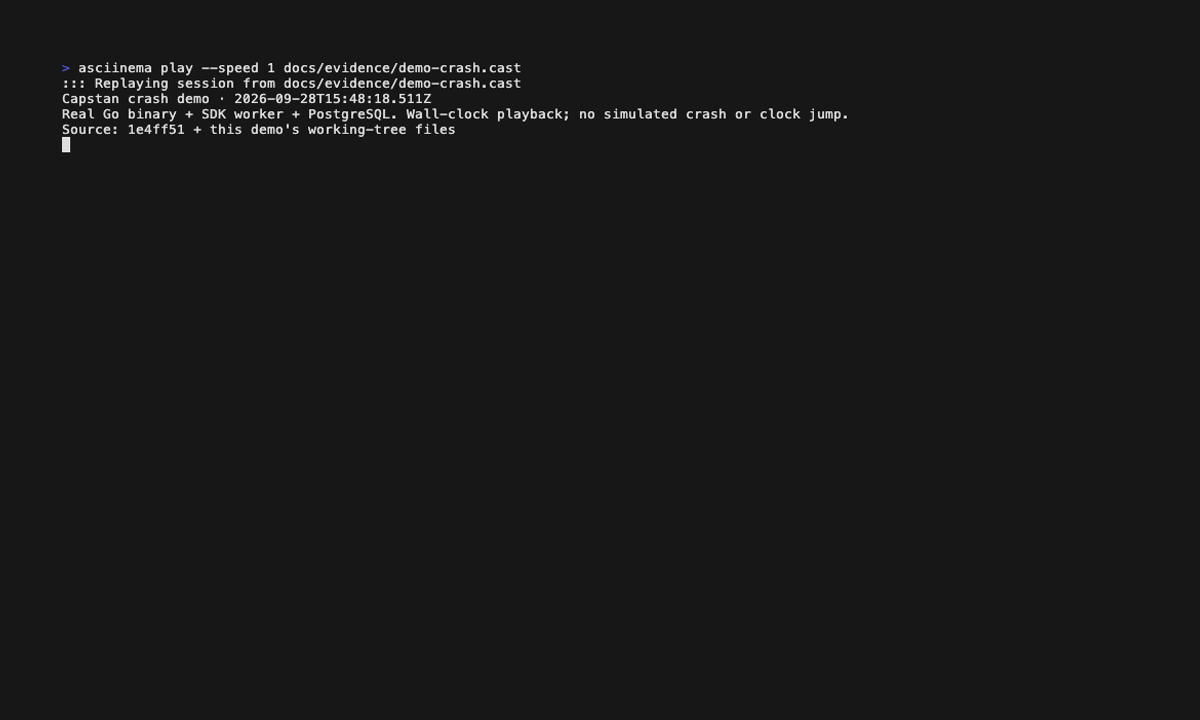
#> input picture docs/evidence/demo-crash.gif, 1200 x 720 px
$ python inspect-artifacts.py
#> lines starting #> are read from the running program, lines starting #| are printed output that depends on the picture
#!/usr/bin/env python3
"""Read-only checks of committed image, recording, and lab-count artifacts."""
from decimal import Decimal
import json
from pathlib import Path
import re

from PIL import Image

root = Path(__file__).resolve().parents[4]
evidence = root / 'docs/evidence'
output = {
    'scope': 'Artifact arithmetic and structure; this does not authenticate historical recordings or campaign counts.',
    'images': {},
    'recordings': {},
}
for path in sorted(evidence.glob('ui-*.png')):
    with Image.open(path) as picture:
        output['images'][path.name] = {
            'width': picture.width,
            'height': picture.height,
            'metadata_keys': sorted(picture.info),
        }
with Image.open(evidence / 'demo-crash.gif') as picture:
#> picture is the input picture: PIL image 1200x720 P; mean R, G, B 24.7, 24.7, 24.7
    milliseconds = 0
    for frame in range(picture.n_frames):
        picture.seek(frame)
        milliseconds += picture.info.get('duration', 0)
#> this loop made 446 passes
#> milliseconds on passes 1 to 3: 40, 80, 120
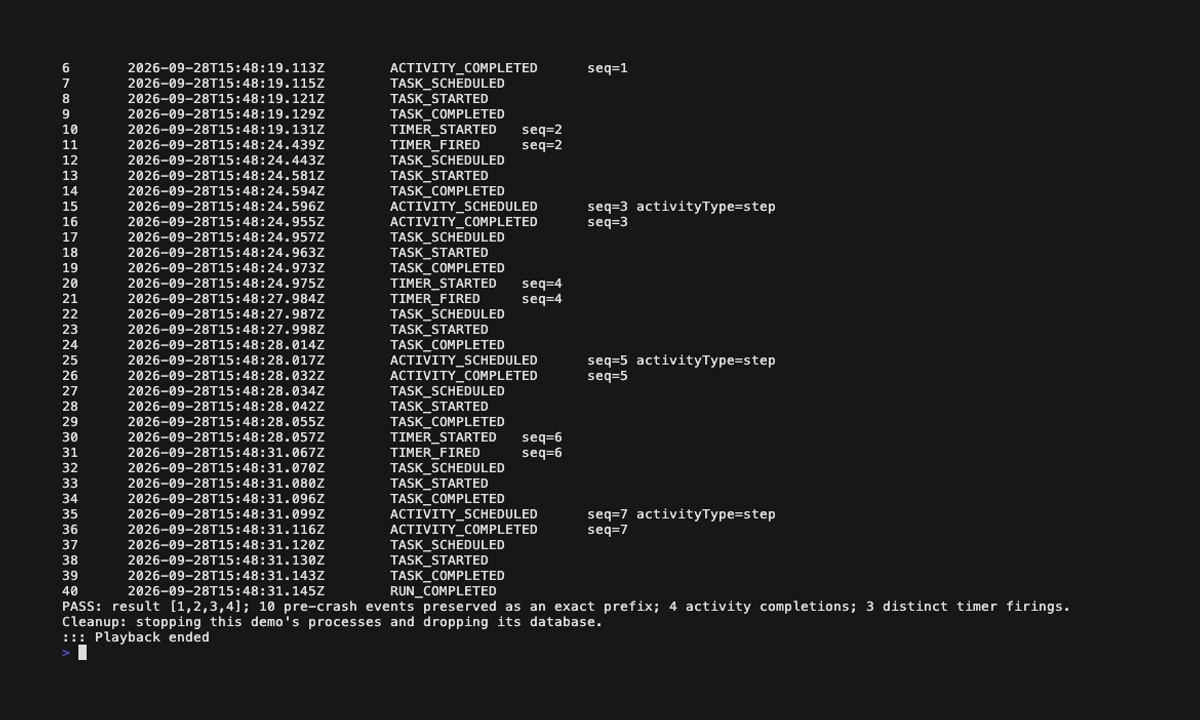
#> picture: PIL image 1200x720 RGB; mean R, G, B 34.2, 34.2, 34.3
#> after the loop, milliseconds = 17840
    output['images']['demo-crash.gif'] = {
        'width': picture.width,
        'height': picture.height,
        'frames': picture.n_frames,
        'duration_seconds': str(Decimal(milliseconds) / 1000),
    }
assert output['images']['demo-crash.gif'] == {
    'width': 1200, 'height': 720, 'frames': 446, 'duration_seconds': '17.84',
}
for name, dimensions in {
    'ui-list.png': (1280, 1000),
    'ui-completed.png': (1280, 1410),
    'ui-blocked.png': (1280, 2435),
    'ui-mobile.png': (390, 3802),
}.items():
#> (the run stopped early here; a loop or call above may not have finished)
